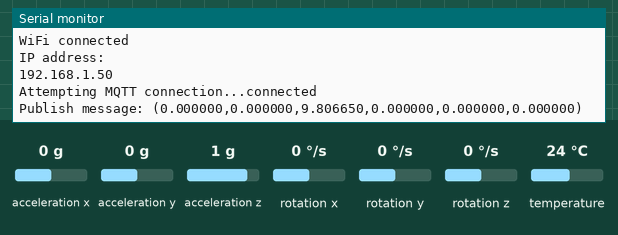
Bench run of a sketch on a simulated ESP32. On the bench: the last lines printed to the serial monitor. The test bench sets the inputs (shaded band); at power-on: acceleration x 0 g, acceleration y 0 g, acceleration z 1 g, rotation x 0 °/s, rotation y 0 °/s, rotation z 0 °/s, temperature 24 °C. WiFi joins after 1.5 s; servers stay silent unless stated; random numbers use the default seed unless the sketch sets one; no MQTT or app messages arrive unless stated.

Above: at 2.8 s.
2.9 s: acceleration x set to -1.4 g
At 5.1 s:
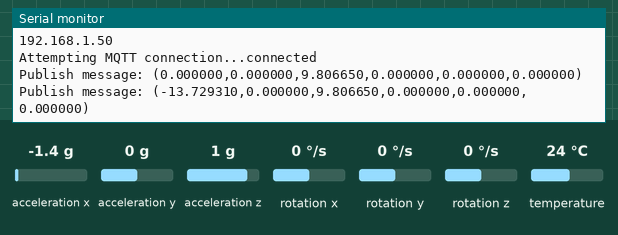
5.6 s: acceleration y set to -1.4 g
At 7.0 s:
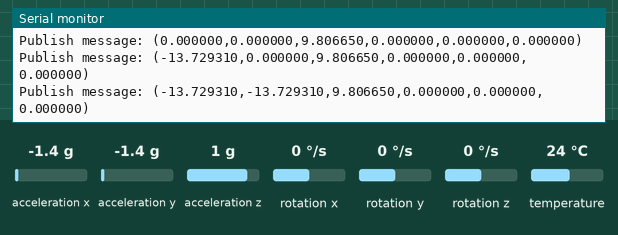
8.3 s: acceleration z set to -1.4 g
At 10.8 s:
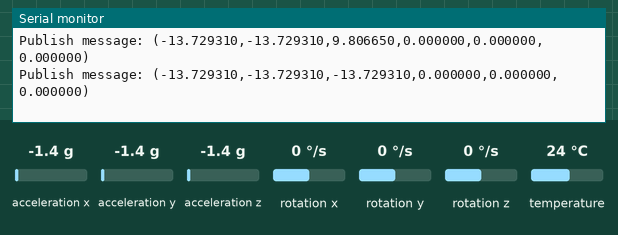
11.0 s: rotation x set to -192 °/s
At 13.1 s:
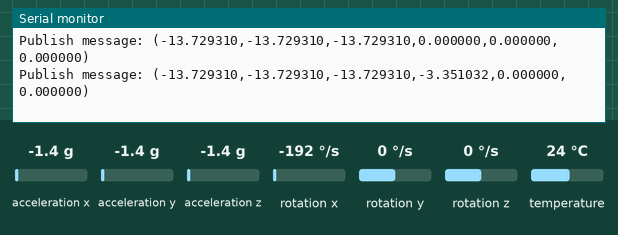
13.7 s: rotation y set to -192 °/s
At 14.8 s:
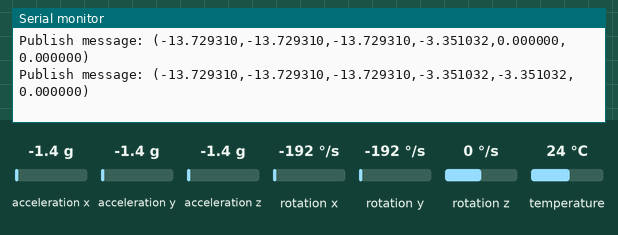

The sketch:

mpu60_mqtt_send_data.ino
```cpp
#include <Adafruit_MPU6050.h>
#include <Adafruit_Sensor.h>
#include <Wire.h>
#include <WiFi.h>
#include <PubSubClient.h>

Adafruit_MPU6050 mpu;

const char* ssid = "iot";
const char* password = "12345678";
const char* mqtt_server = "broker.hivemq.com";

WiFiClient espClient;
PubSubClient client(espClient);
unsigned long lastMsg = 0;
#define MSG_BUFFER_SIZE  (100)
char msg[MSG_BUFFER_SIZE];

int button=23;

void setup(void) {

  Serial.begin(9600);
  pinMode(button, INPUT);
  while (!Serial)
    delay(10);

  if (!mpu.begin()) {
    Serial.println("Error al encontrar el chip MPU6050");
    while (1) {
      delay(10);
    }
  }
  mpu.setAccelerometerRange(MPU6050_RANGE_2_G);
  mpu.setGyroRange(MPU6050_RANGE_250_DEG);
  mpu.setFilterBandwidth(MPU6050_BAND_21_HZ);

  Serial.println("");
  setup_wifi();
  client.setServer(mqtt_server, 1883);
  client.setCallback(callback);
  delay(100);

}

void loop() {
  if (!client.connected()) {
    reconnect();
  }
  client.loop();

  unsigned long now = millis();
  if ((now - lastMsg > 2000) ) { //&& digitalRead(button)==HIGH
    lastMsg = now;
  /* Obtener nuevas lecturas del sensor*/
  sensors_event_t a, g, temp;
  mpu.getEvent(&a, &g, &temp);
  float accelX = a.acceleration.x;
  float accelY = a.acceleration.y;
  float accelZ = a.acceleration.z;
  float gyroX = g.gyro.x;
  float gyroY = g.gyro.y;
  float gyroZ = g.gyro.z;
  snprintf (msg, MSG_BUFFER_SIZE, "(%f,%f,%f,%f,%f,%f)", accelX, accelY, accelZ, gyroX, gyroY, gyroZ);
  Serial.print("Publish message: ");
  Serial.println(msg);
  client.publish("mpu6050", msg);

  }

  delay(10);
}


void setup_wifi() {

  delay(10);
  // We start by connecting to a WiFi network
  Serial.println();
  Serial.print("Connecting to ");
  Serial.println(ssid);

  WiFi.mode(WIFI_STA);
  WiFi.begin(ssid, password);

  while (WiFi.status() != WL_CONNECTED) {
    delay(500);
    Serial.print(".");
  }

  randomSeed(micros());

  Serial.println("");
  Serial.println("WiFi connected");
  Serial.println("IP address: ");
  Serial.println(WiFi.localIP());
}

void callback(char* topic, byte* payload, unsigned int length) {
  Serial.print("Message arrived [");
  Serial.print(topic);
  Serial.print("] ");
  for (int i = 0; i < length; i++) {
    Serial.print((char)payload[i]);
  }
  Serial.println();

  // Switch on the LED if an 1 was received as first character
  if ((char)payload[0] == '1') {
    //digitalWrite(BUILTIN_LED, LOW);   // Turn the LED on (Note that LOW is the voltage level
    // but actually the LED is on; this is because
    // it is active low on the ESP-01)
  } else {
    //digitalWrite(BUILTIN_LED, HIGH);  // Turn the LED off by making the voltage HIGH
  }

}

void reconnect() {
  // Loop until we're reconnected
  while (!client.connected()) {
    Serial.print("Attempting MQTT connection...");
    // Create a random client ID
    String clientId = "ESP32Client-";
    clientId += String(random(0xffff), HEX);
    // Attempt to connect
    if (client.connect(clientId.c_str())) {
      Serial.println("connected");
      // Once connected, publish an announcement...
     // client.publish("outTopic", "hello world");
      // ... and resubscribe
      //client.subscribe("inTopic");
    } else {
      Serial.print("failed, rc=");
      Serial.print(client.state());
      Serial.println(" try again in 5 seconds");
      // Wait 5 seconds before retrying
      delay(5000);
    }
  }
}
```

Measured:
- after the input at 2.9 s, the serial monitor: prints a new line after 1.1 s (image 1)
- after the input at 5.6 s, the serial monitor: prints a new line after 0.43 s (image 2)
- after the input at 8.3 s, the serial monitor: prints a new line after 1.7 s (image 3)
- after the input at 11.0 s, the serial monitor: prints a new line after 1.0 s (image 4)
- after the input at 13.7 s, the serial monitor: prints a new line after 0.35 s (image 5)
